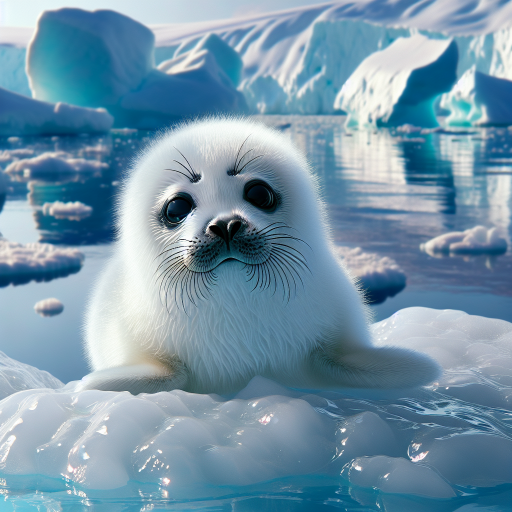
#> input picture src/images/temp_image.png, 1024 x 1024 px (shown at 1/2 size); its folder holds only this picture in this run
$ python -i desmos.py   (imports and definitions only)
#> lines starting #> are read from the running program, lines starting #| are printed output that depends on the picture
from PIL import Image
import numpy as np
import potrace
import cv2

# [11 lines of commented-out code are left out]
COLOUR = '#2464b4' # Hex value of colour for graph output
BILATERAL_FILTER = False # Reduce number of lines with bilateral filter
USE_L2_GRADIENT = False # Creates less edges but is still accurate (leads to faster renders)

# [17 lines of commented-out code are left out]


def get_contours(filename, nudge = .33):
#> called with filename = 'images/temp_image.png', nudge = 0.33
    image = cv2.imread(filename)
#> image is the input picture: shape (1024, 1024, 3); mean B, G, R 168.8, 149.3, 116.5

    gray = cv2.cvtColor(image, cv2.COLOR_BGR2GRAY)
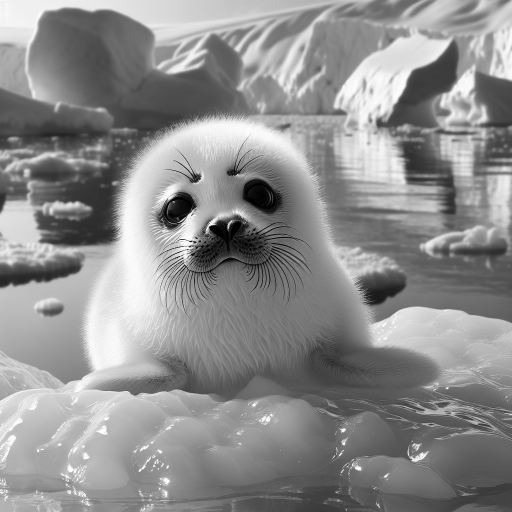
#> gray: shape (1024, 1024) (shown at 1/2 size); min 0, max 255, mean 141.7

    if BILATERAL_FILTER:
        median = max(10, min(245, np.median(gray)))
        lower = int(max(0, (1 - nudge) * median))
        upper = int(min(255, (1 + nudge) * median))
        filtered = cv2.bilateralFilter(gray, 5, 50, 50)
        edged = cv2.Canny(filtered, lower, upper, L2gradient = USE_L2_GRADIENT)
    else:
        edged = cv2.Canny(gray, 30, 200)
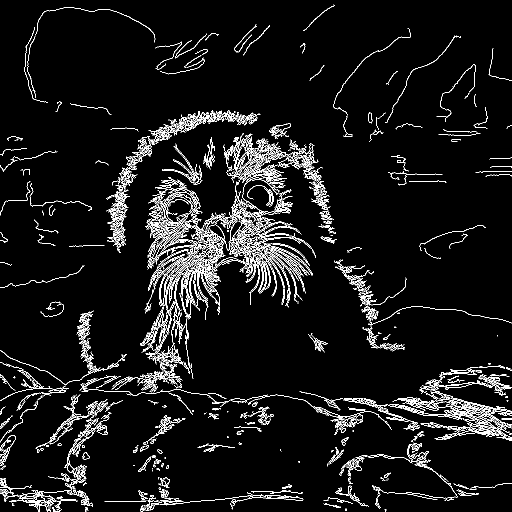
#> edged: shape (1024, 1024) (shown at 1/2 size); 5.7% white in thin lines or dots

    # [6 lines of commented-out code are left out]

    return edged[::-1]
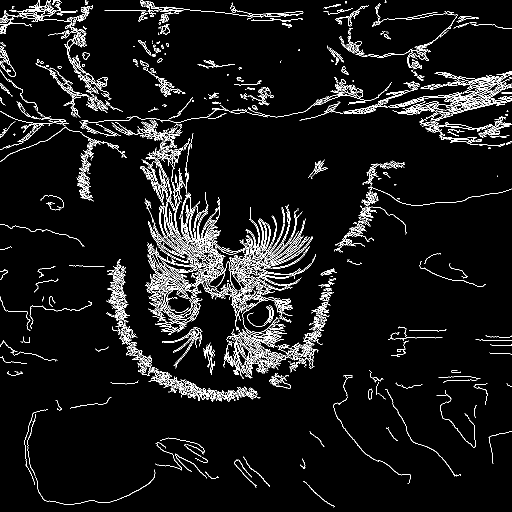
#> returned value: shape (1024, 1024) (shown at 1/2 size); 5.7% white in thin lines or dots


def get_trace(data):
    for i in range(len(data)):
        data[i][data[i] > 1] = 1
    bmp = potrace.Bitmap(data)
    path = bmp.trace(2, potrace.TURNPOLICY_MINORITY, 1.0, 1, .5)
    return path


def get_latex(filename):
    latex = []
    path = get_trace(get_contours(filename))

    for curve in path.curves:
        segments = curve.segments
        start = curve.start_point
        for segment in segments:
            x0, y0 = start
            if segment.is_corner:
                x1, y1 = segment.c
                x2, y2 = segment.end_point
                latex.append('((1-t)%f+t%f,(1-t)%f+t%f)' % (x0, x1, y0, y1))
                latex.append('((1-t)%f+t%f,(1-t)%f+t%f)' % (x1, x2, y1, y2))
            else:
                x1, y1 = segment.c1
                x2, y2 = segment.c2
                x3, y3 = segment.end_point
                latex.append('((1-t)((1-t)((1-t)%f+t%f)+t((1-t)%f+t%f))+t((1-t)((1-t)%f+t%f)+t((1-t)%f+t%f)),\
                (1-t)((1-t)((1-t)%f+t%f)+t((1-t)%f+t%f))+t((1-t)((1-t)%f+t%f)+t((1-t)%f+t%f)))' % \
                (x0, x1, x1, x2, x1, x2, x2, x3, y0, y1, y1, y2, y1, y2, y2, y3))
            start = segment.end_point
    return latex


def get_expressions(filename):
    exprid = 0
    exprs = []
    for expr in get_latex(filename):
        exprid += 1
        exprs.append({'id': 'expr-' + str(exprid), 'latex': expr, 'color': COLOUR, 'secret': True})
    return exprs


# [8 lines of commented-out code are left out]

>>> result = get_contours('images/temp_image.png')
